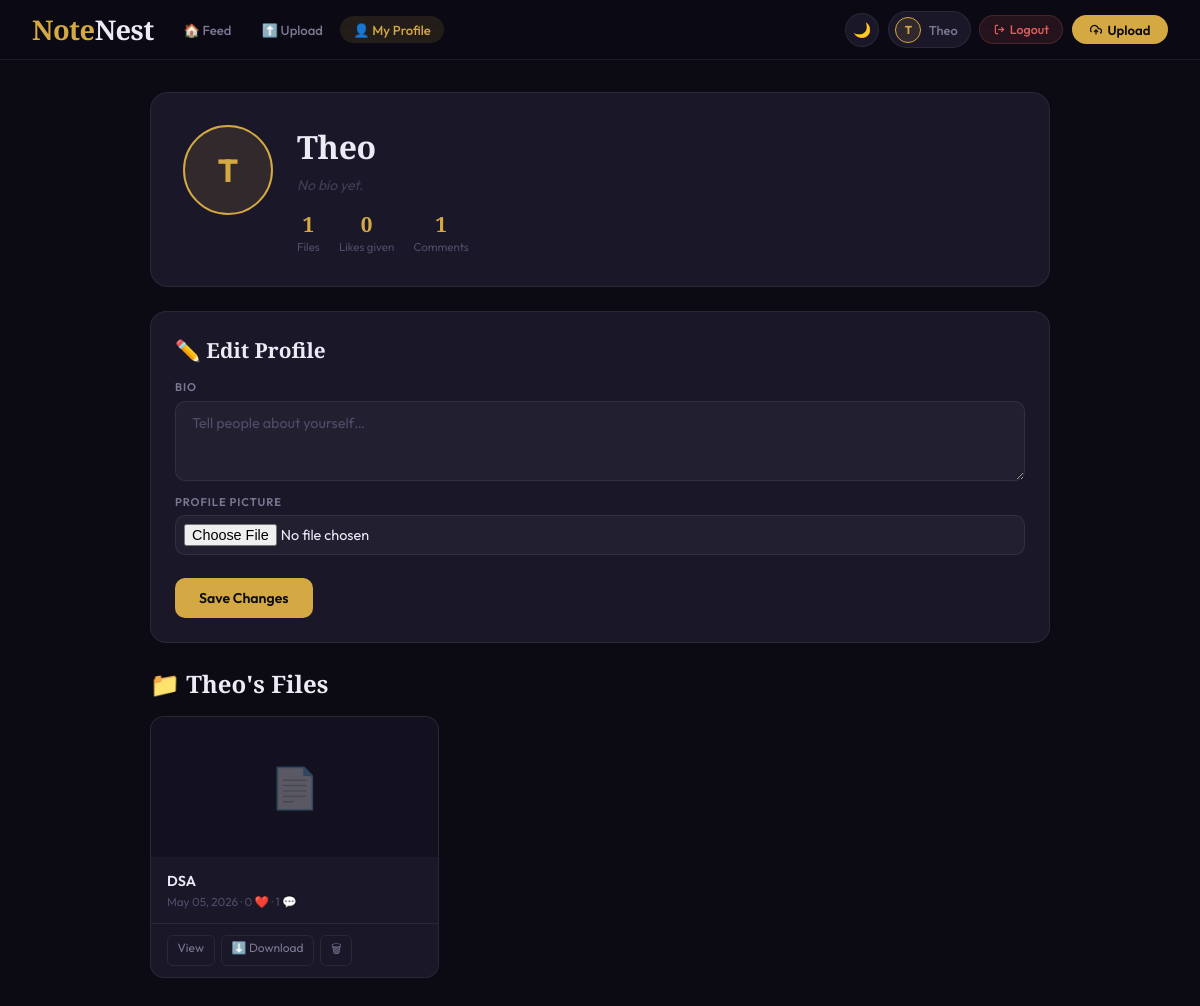
The page /profile/Theo/ (signed in) on the database its author committed.
### myapp/models.py (models this page shows, shortened)
class SharedFile(models.Model):
    user        = models.ForeignKey(User, on_delete=models.CASCADE, related_name='files')
    title       = models.CharField(max_length=200)
    description = models.TextField(blank=True)
    file        = models.FileField(upload_to='uploads/')
    uploaded_at = models.DateTimeField(auto_now_add=True)
    def extension(self):
        name, ext = os.path.splitext(self.file.name)
        return ext.lower().strip('.')
    def is_image(self):
        return self.extension() in ['jpg', 'jpeg', 'png', 'gif', 'webp', 'svg']
    def is_video(self):
        return self.extension() in ['mp4', 'webm', 'mov', 'avi']
    def is_audio(self):
        return self.extension() in ['mp3', 'wav', 'ogg', 'm4a']
    def is_pdf(self):
        return self.extension() == 'pdf'
    def like_count(self):
        return self.likes.count()
    def comment_count(self):
        return self.comments.count()
    class Meta:
        ordering = ['-uploaded_at']

### myapp/views.py (the view, shortened to what this page needs)
# urls.py: path('profile/<str:username>/', views.profile_view, name='profile'),
@login_required(login_url='login')
def profile_view(request, username):
    profile_user = get_object_or_404(User, username=username)
    profile, _   = Profile.objects.get_or_create(user=profile_user)
    user_files   = SharedFile.objects.filter(user=profile_user)
    return render(request, 'profile.html', {
        'profile_user': profile_user,
        'profile': profile,
        'user_files': user_files,
        'is_own': request.user == profile_user,
    })

### myapp/templates/profile.html (shortened to what this page needs)
{% extends 'base.html' %}
{% block nav_profile %}{% if is_own %}active{% endif %}{% endblock %}
{% block content %}
<div class="profile-wrap">
  <div class="profile-hero">
    <div class="profile-avatar-wrap">
      <div class="profile-avatar">
        {% if profile.avatar %}<img src="{{ profile.avatar.url }}" alt="avatar">
        {% else %}{{ profile_user.username|first|upper }}{% endif %}
      </div>
    </div>
    <div class="profile-info">
      <div class="profile-username">{{ profile_user.username }}</div>
      <div class="profile-bio">{% if profile.bio %}{{ profile.bio }}{% else %}<em style="opacity:.4;">No bio yet.</em>{% endif %}</div>
      <div class="profile-stats">
        <div class="stat">
          <div class="stat-num">{{ user_files.count }}</div>
          <div class="stat-label">Files</div>
        </div>
        <div class="stat">
          <div class="stat-num">{{ profile_user.likes.count }}</div>
          <div class="stat-label">Likes given</div>
        </div>
        <div class="stat">
          <div class="stat-num">{{ profile_user.comments.count }}</div>
          <div class="stat-label">Comments</div>
        </div>
      </div>
    </div>
  </div>
  {% if is_own %}
  <div class="edit-section">
    <div class="edit-title">✏️ Edit Profile</div>
    <form method="POST" enctype="multipart/form-data">
      <div style="display:flex;flex-direction:column;gap:.9rem;">
        <div class="f-group">
          <label class="f-label">Bio</label>
          <textarea class="f-textarea" name="bio" placeholder="Tell people about yourself…" style="min-height:80px;">{{ profile.bio }}</textarea>
        </div>
        <div class="f-group">
          <label class="f-label">Profile Picture</label>
          <input class="f-input" type="file" name="avatar" accept="image/*" style="padding:.5rem;">
        </div>
        <div><button type="submit" class="btn-save">Save Changes</button></div>
      </div>
    </form>
  </div>
  {% endif %}
  <div class="section-title">📁 {{ profile_user.username }}'s Files</div>
  {% if user_files %}
  <div class="files-grid">
    {% for f in user_files %}
    <div class="mini-card">
      <div class="mini-preview">
        {% if f.is_image %}<img src="{{ f.file.url }}" loading="lazy">
        {% elif f.is_video %}<div class="mini-icon">🎬</div>
        {% elif f.is_audio %}<div class="mini-icon">🎵</div>
        {% elif f.is_pdf %}<div class="mini-icon">📄</div>
        {% else %}<div class="mini-icon">📦</div>{% endif %}
      </div>
      <div class="mini-body">
        <div class="mini-title">{{ f.title }}</div>
        <div class="mini-meta">{{ f.uploaded_at|date:"M d, Y" }} · {{ f.like_count }} ❤️ · {{ f.comment_count }} 💬</div>
      </div>
      <div class="mini-actions">
        <a href="/file/{{ f.pk }}/" class="mini-btn">View</a>
        <a href="/file/{{ f.pk }}/download/" class="mini-btn">⬇️ Download</a>
        {% if is_own %}
        <a href="/file/{{ f.pk }}/delete/" class="mini-btn del" onclick="return confirm('Delete?')">🗑</a>
        {% endif %}
      </div>
    </div>
    {% endfor %}
  </div>
  {% else %}
  <div class="empty-files">No files uploaded yet.</div>
  {% endif %}
</div>
{% endblock %}

### myapp/templates/base.html (shortened to what this page needs)
<!DOCTYPE html>
<html lang="en" data-theme="dark">
<head>
</head>
<body>
<nav class="nav">
  <a class="nav-brand" href="/">Note<em>Nest</em></a>
  <div class="nav-links">
    <a href="/" class="nav-link {% block nav_feed %}{% endblock %}">🏠 Feed</a>
    <a href="/upload/" class="nav-link {% block nav_upload %}{% endblock %}">⬆️ Upload</a>
    {% if user.is_authenticated %}
    <a href="/profile/{{ user.username }}/" class="nav-link {% block nav_profile %}{% endblock %}">👤 My Profile</a>
    {% endif %}
  </div>
  <div class="nav-end">
    <button class="theme-btn" id="themeBtn" onclick="toggleTheme()">🌙</button>
    {% if user.is_authenticated %}
    <a href="/profile/{{ user.username }}/" class="user-chip">
      <div class="avatar">
        {% if user.profile.avatar %}
          <img src="{{ user.profile.avatar.url }}" alt="avatar">
        {% else %}
          {{ user.username|first|upper }}
        {% endif %}
      </div>
      <span class="user-name">{{ user.username }}</span>
    </a>
    <a href="/logout/" class="btn-logout">
      <svg width="11" height="11" viewBox="0 0 24 24" fill="none" stroke="currentColor" stroke-width="2.5"><path d="M9 21H5a2 2 0 0 1-2-2V5a2 2 0 0 1 2-2h4"/><polyline points="16 17 21 12 16 7"/><line x1="21" y1="12" x2="9" y2="12"/></svg>
      Logout
    </a>
    {% endif %}
    <a href="/upload/" class="btn-upload">
      <svg width="12" height="12" viewBox="0 0 24 24" fill="none" stroke="currentColor" stroke-width="2.5"><polyline points="16 16 12 12 8 16"/><line x1="12" y1="12" x2="12" y2="21"/><path d="M20.39 18.39A5 5 0 0 0 18 9h-1.26A8 8 0 1 0 3 16.3"/></svg>
      Upload
    </a>
  </div>
</nav>
<div class="main">
  {% block content %}{% endblock %}
</div>
</body>
</html>

### myapp/templates/base.html (style rules this page uses)
[data-theme="dark"] { --bg:#0c0b14;--bg2:#13111f;--card:#1a1728;--nav:rgba(12,11,20,.9); --border:rgba(255,255,255,.07);--border-h:rgba(255,255,255,.14); --gold:#d4a843;--gold-dim:rgba(212,168,67,.12);--gold-glow:rgba(212,168,67,.25); --red:#e06060;--red-dim:rgba(224,96,96,.12); --green:#5dba7d;--green-dim:rgba(93,186,125,.12); --blue:#5ba3d4;--text:#eceaf5;--text-2:#7a7893;--text-3:#4e4c68; --input:rgba(255,255,255,.04); }
*,*::before,*::after { margin:0;padding:0;box-sizing:border-box; }
body { font-family:'Outfit',sans-serif;background:var(--bg);color:var(--text);min-height:100vh;transition:background .3s,color .3s; }
a { text-decoration:none;color:inherit; }
button { font-family:inherit;cursor:pointer; }
.nav { position:sticky;top:0;z-index:300; background:var(--nav);backdrop-filter:blur(20px) saturate(1.4); border-bottom:1px solid var(--border); display:flex;align-items:center;justify-content:space-between; padding:0 2rem;height:60px;gap:1rem; }
.nav-brand { font-family:'Cormorant Garamond',serif;font-size:1.7rem;font-weight:700;color:var(--gold);letter-spacing:-.5px;flex-shrink:0; }
.nav-brand em { color:var(--text);font-style:normal; }
.nav-links { display:flex;gap:.2rem;flex:1; }
.nav-link { font-size:.82rem;font-weight:500;color:var(--text-2);padding:.35rem .85rem;border-radius:99px;transition:all .2s; }
.nav-link.active { color:var(--gold);background:var(--gold-dim); }
.nav-end { display:flex;align-items:center;gap:.55rem;flex-shrink:0; }
.user-chip { display:flex;align-items:center;gap:.45rem;background:var(--card);border:1px solid var(--border);border-radius:99px;padding:.28rem .75rem .28rem .4rem;font-size:.8rem; }
.avatar { width:26px;height:26px;border-radius:50%;background:var(--gold-dim);border:1px solid var(--gold);display:flex;align-items:center;justify-content:center;font-size:.72rem;font-weight:700;color:var(--gold);overflow:hidden;flex-shrink:0; }
.user-name { color:var(--text-2);font-weight:500; }
.theme-btn { width:34px;height:34px;border-radius:50%;background:var(--card);border:1px solid var(--border);color:var(--text-2);font-size:.9rem;display:flex;align-items:center;justify-content:center;transition:all .2s; }
.btn-upload { background:var(--gold);color:#0c0b14;border:none;border-radius:99px;padding:.42rem 1.1rem;font-weight:600;font-size:.82rem;display:flex;align-items:center;gap:.35rem;transition:all .2s; }
.btn-logout { background:var(--red-dim);color:var(--red);border:1px solid rgba(224,96,96,.2);border-radius:99px;padding:.35rem .85rem;font-size:.78rem;font-weight:500;display:flex;align-items:center;gap:.3rem;transition:all .2s; }
.main { max-width:1100px;margin:0 auto;padding:2rem 1.5rem 4rem; }
.f-group { display:flex;flex-direction:column;gap:.4rem; }
.f-label { font-size:.7rem;font-weight:600;letter-spacing:.08em;text-transform:uppercase;color:var(--text-2); }
.f-input,.f-textarea { background:var(--input);border:1px solid var(--border);border-radius:10px;padding:.75rem 1rem;color:var(--text);font-family:'Outfit',sans-serif;font-size:.9rem;outline:none;transition:border-color .2s,box-shadow .2s;width:100%; }
.f-input::placeholder,.f-textarea::placeholder { color:var(--text-3); }
.f-textarea { resize:vertical;min-height:110px; }

### rows shown on the page
SharedFile: title "DSA", uploaded_at "May 05, 2026", like_count "0", comment_count "1"

### other values the page prints
{{ user.username|first|upper }} "T"
{{ user.username }} "Theo"
{{ profile_user.username|first|upper }} "T"
{{ profile_user.username }} "Theo"
{{ user_files.count }} "1"
{{ profile_user.likes.count }} "0"
{{ profile_user.comments.count }} "1"
